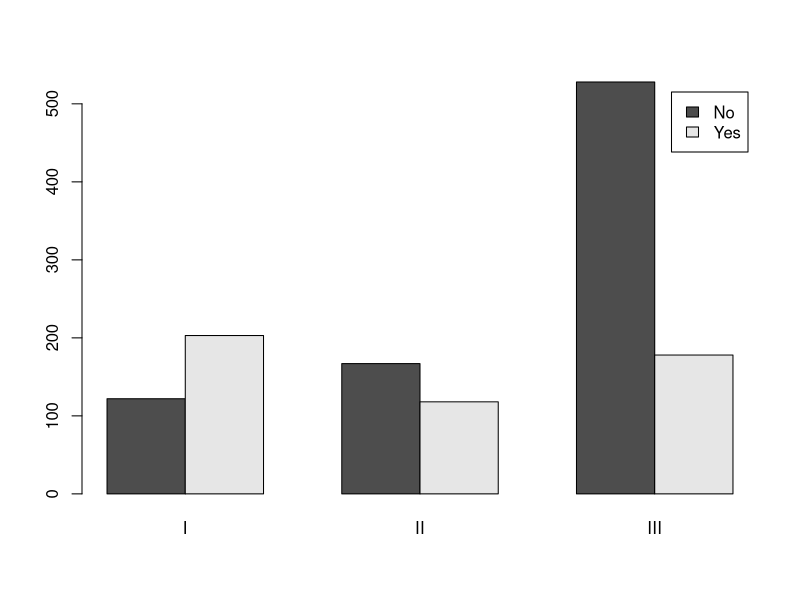
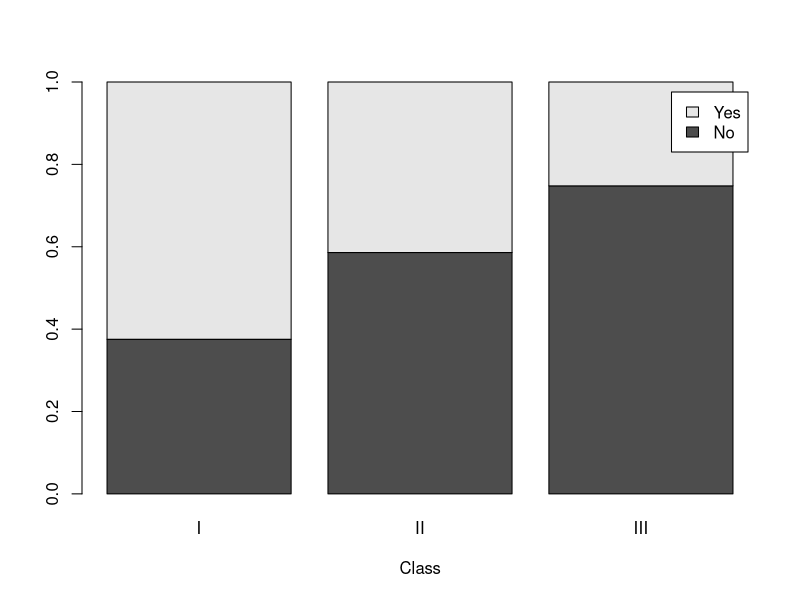
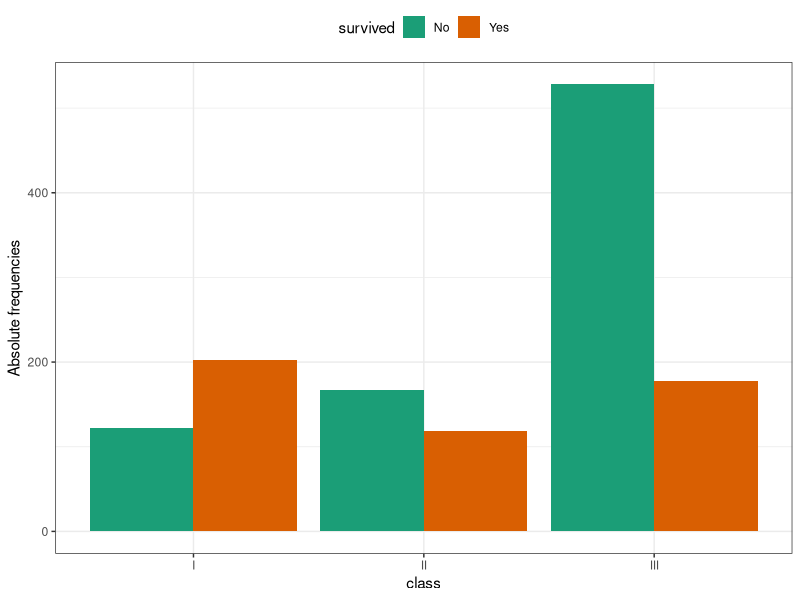
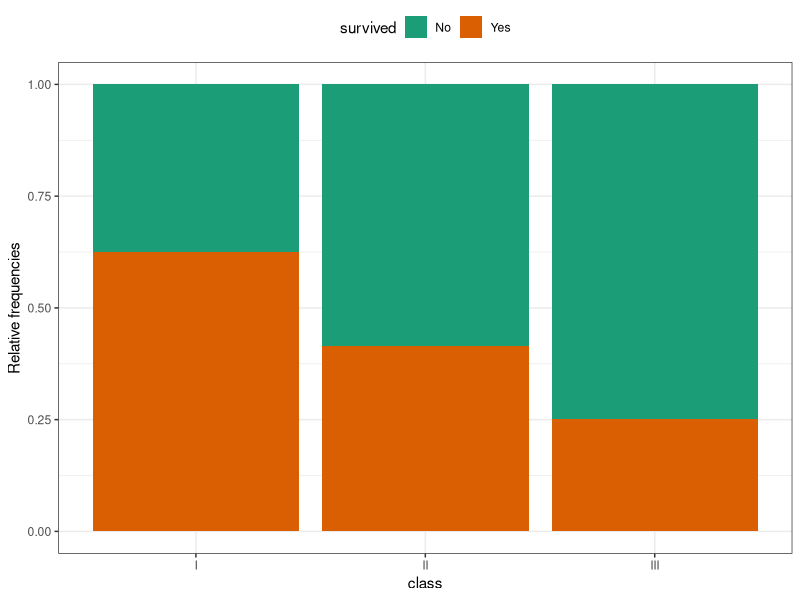

Reproduce these figures in R, in order.
## -----------------------------------------------------------------------------
titanic <- read.table("data/titanic.csv",
  header = TRUE, sep = ",", stringsAsFactors = TRUE
)

## -----------------------------------------------------------------------------
#| eval: false
# path <- "https://tommasorigon.github.io/EnvEcoStat/data/titanic.csv"
# titanic <- read.table(path, header = TRUE, sep = ",", stringsAsFactors = TRUE)

## -----------------------------------------------------------------------------
str(titanic)

## -----------------------------------------------------------------------------
summary(titanic)

## -----------------------------------------------------------------------------
freq_abs_class <- table(titanic$class)
freq_rel_class <- freq_abs_class / sum(freq_abs_class)
tab_summary <- cbind(freq_abs_class, freq_rel_class)
tab_summary

## -----------------------------------------------------------------------------
tab <- table(titanic$survived, titanic$class)
tab

## -----------------------------------------------------------------------------
addmargins(tab) # Adds the (absolute) marginal distributions

## -----------------------------------------------------------------------------
tab_rel <- prop.table(tab) # Alternative command: table(tab) / sum(tab)
tab_rel

## -----------------------------------------------------------------------------
addmargins(tab_rel) # Adds the relative marginal distributions

## -----------------------------------------------------------------------------
prop.table(tab, 1)

## -----------------------------------------------------------------------------
prop.table(tab, 2)

## -----------------------------------------------------------------------------
barplot(tab, beside = TRUE, legend.text = TRUE) # beside = TRUE places the bars side by side

## -----------------------------------------------------------------------------
barplot(prop.table(tab, 2),
  beside = FALSE,
  xlab = "Class",
  legend.text = TRUE
) # beside = FALSE stacks the bars.

## -----------------------------------------------------------------------------
library(ggplot2)

## -----------------------------------------------------------------------------
ggplot(data = titanic, aes(x = class, fill = survived)) +
  geom_bar(position = "dodge") +
  theme_bw() +
  theme(legend.position = "top") +
  scale_fill_brewer(palette = "Dark2") +
  ylab("Absolute frequencies")

## -----------------------------------------------------------------------------
ggplot(data = titanic, aes(x = class, fill = survived)) +
  geom_bar(position = "fill") +
  theme_bw() +
  theme(legend.position = "top") +
  scale_fill_brewer(palette = "Dark2") +
  ylab("Relative frequencies")

## -----------------------------------------------------------------------------
chi_squared <- function(x, y) {
  nn <- table(x, y)
  n <- sum(nn)
  ff <- nn / n # Joint relative frequencies
  f_x <- table(x) / n # Marginal relative frequencies of x
  f_y <- table(y) / n # Marginal relative frequencies of y
  S <- 0
  for (i in 1:length(f_x)) {
    for (j in 1:length(f_y)) {
      S <- S + ff[i, j]^2 / (f_x[i] * f_y[j])
    }
  }
  n * (S - 1)
}
chi_squared(titanic$survived, titanic$class)

## -----------------------------------------------------------------------------
chi_squared <- function(x, y) {
  nn <- table(x, y)
  n <- sum(nn)
  ff <- nn / n
  f_x <- apply(ff, 1, sum)
  f_y <- apply(ff, 2, sum)
  f_e <- outer(f_x, f_y) # "Outer" product between vectors
  n * (sum(ff^2 / f_e) - 1)
}
chi_squared(titanic$survived, titanic$class)

## -----------------------------------------------------------------------------
chisq.test(table(titanic$survived, titanic$class))
